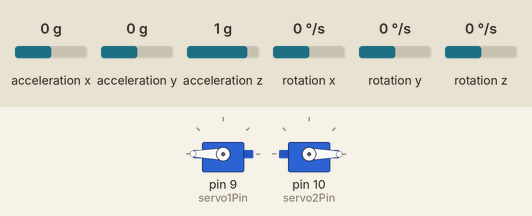
A sketch run on a simulated Arduino Uno, built with avr-gcc and run on an emulated ATmega328P. On the bench: 2 × servo. The test bench sets the inputs (shaded band); at power-on: acceleration x 0 g, acceleration y 0 g, acceleration z 1 g, rotation x 0 °/s, rotation y 0 °/s, rotation z 0 °/s.

Above: at 1.2 s.
1.3 s: acceleration x set to 0.8 g
At 2.5 s:
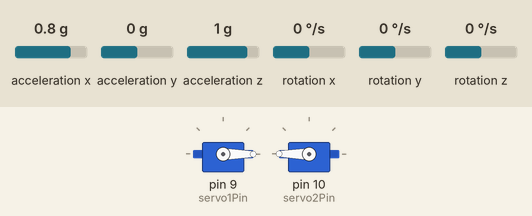
2.8 s: acceleration x set to -1.4 g
At 3.5 s:
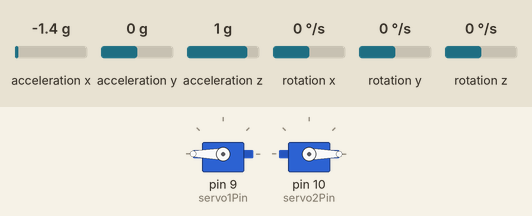
4.3 s: acceleration x set to 1.4 g
At 5.7 s:
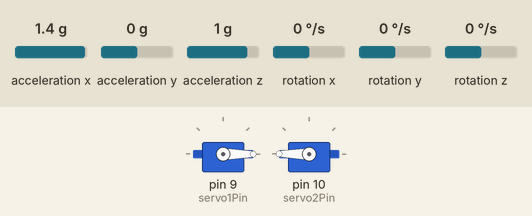
Timing chart, 0 to 7.3 s (numbered marks = the images above; inputs shaded):
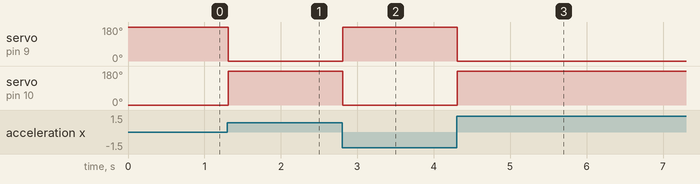

Measured:
- after the input at 1.3 s, servo on pin 9 (servo1Pin): 180° → 0° at once; servo on pin 10 (servo2Pin): 0° → 180° at once
- after the input at 2.8 s, servo on pin 9 (servo1Pin): 0° → 180° at once; servo on pin 10 (servo2Pin): 180° → 0° at once
- after the input at 4.3 s, servo on pin 9 (servo1Pin): 180° → 0° at once; servo on pin 10 (servo2Pin): 0° → 180° at once

The sketch:

chatgpt_code_helicopter_tilt.ino
```cpp
#include <Wire.h>
#include <SparkFun_MMA8452Q.h>
#include <Servo.h>

MMA8452Q accel;

Servo servoMotor1;  // Define first servo motor object
Servo servoMotor2;  // Define second servo motor object

int servo1Pin = 9;  // Pin for first servo motor
int servo2Pin = 10; // Pin for second servo motor

const int targetAngle = 90;  // Target angle for balancing

void setup() {
  servoMotor1.attach(servo1Pin);  // Attaches the first servo to servo1Pin
  servoMotor2.attach(servo2Pin);  // Attaches the second servo to servo2Pin

  Wire.begin();
  accel.init();
  accel.setScale(SCALE_2G);
}

void loop() {
  accel.read();

  // Get accelerometer values
  int x = accel.getX();

  // Calculate error (difference from target angle)
  int error = targetAngle - x;

  // Calculate servo angles based on error
  int servoAngle1 = targetAngle + error;
  int servoAngle2 = targetAngle - error;

  // Set the angles of the servo motors
  servoMotor1.write(constrain(servoAngle1, 0, 180));
  servoMotor2.write(constrain(servoAngle2, 0, 180));

  delay(15);  // Delay for servo to reach position
}
```
